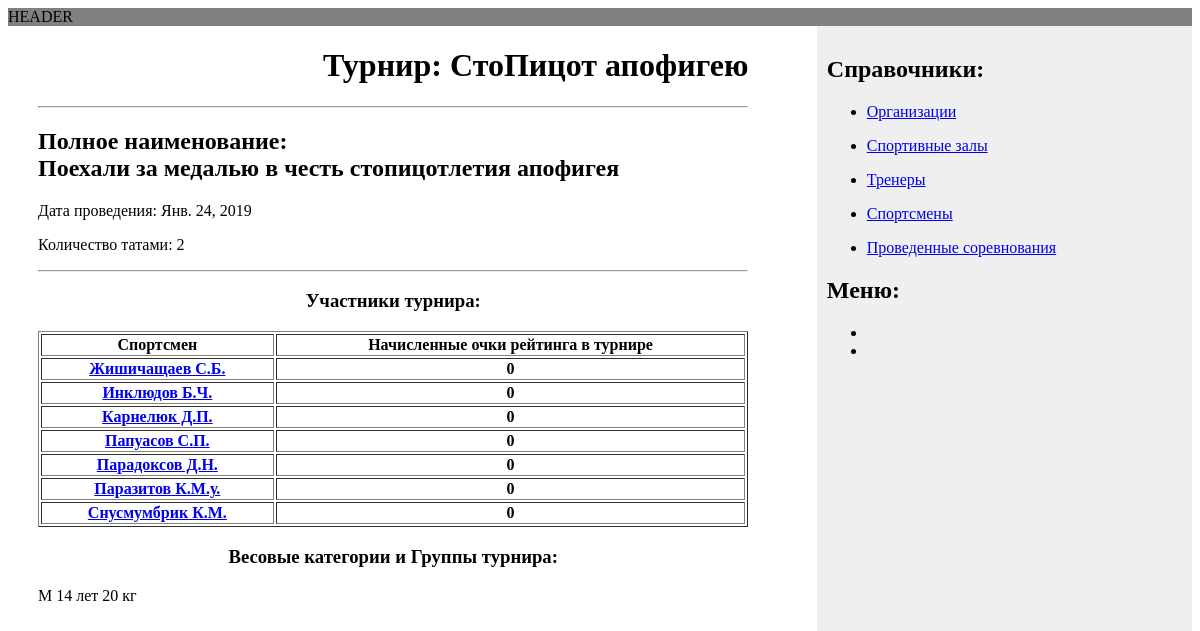
The page /tournament/competition/tournament/poehali-za-medalyu-v-chest-stopicotletiya-apofigeya-24012019/ on the database its author committed.
### tournament/models.py (models this page shows, shortened)
class Tournament(models.Model):
    STATUS_CHOICES = (
        ('completed', 'Завершенный'),
        ('during', 'В процессе')
    )
    name = models.CharField(verbose_name='Наименование соревнования', max_length=250)
    short_name = models.CharField(verbose_name='Сокращенное название', max_length=100)
    number_of_tatami = models.IntegerField(verbose_name='Количество татами', default=1)
    date = models.DateField(verbose_name='Дата проведения') #, auto_now_add=True)
    slug = models.SlugField(verbose_name='Алиас', max_length=250)
    status = models.CharField(verbose_name='Статус турнира',
                              max_length=9,
                              choices=STATUS_CHOICES,
                              default='during')
    objects = models.Manager()
    completed = TournamentManager()
    class Meta:
        verbose_name = 'Турнир'
        verbose_name_plural = 'Турниры'
        ordering = ('-date', )

class Competitor(models.Model):
    tournament = models.ForeignKey(Tournament,
                                   verbose_name='Турнир',
                                   related_name='competitors',
                                   on_delete=models.PROTECT)
    judoka = models.ForeignKey(Judoka,
                               verbose_name='Спортсмен',
                               related_name='tournaments',
                               on_delete=models.PROTECT)
    weight_class = models.ForeignKey(WeightClass,
                                     verbose_name='Весовая категория',
                                     on_delete=models.PROTECT)
    rating_points = models.IntegerField(default=0)
    slug = models.SlugField(verbose_name='Алиас', max_length=250)
    objects = models.Manager()
    class Meta:
        verbose_name = 'Участник турнира'
        verbose_name_plural = 'Участники турнира'
        unique_together = ('tournament', 'judoka')
        ordering = ('tournament', 'judoka')
    def __str__(self):
        return self.judoka.short_name

class Judoka(models.Model):
    STATUS_CHOICES = (
        ('active', 'Тренеруется'),
        ('not_active', 'Не тренеруется'),
    )
    PAY_STATUS = (
        ('payed', 'Оплачено'),
        ('not_payed', 'Не оплачено')
    )
    GENDER_CHOICES = (
        ('male', 'Муж'),
        ('female', 'Жен'),
    )
    last_name = models.CharField(verbose_name='Фамилия', max_length=25)
    first_name = models.CharField(verbose_name='Имя', max_length=25)
    middle_name = models.CharField(verbose_name='Отчество', max_length=25)
    short_name = models.CharField(verbose_name='Фамилия и инициалы', max_length=25)
    birthday = models.DateField(verbose_name='Дата рождения')
    gender = models.CharField(verbose_name='Пол',
                              max_length=6,
                              choices=GENDER_CHOICES,
                              default='male')
    rating = models.IntegerField(verbose_name='Рейтинг', default=0)
    rating_points = models.IntegerField(verbose_name='Очки рейтинга', default=0)
    slug = models.SlugField(verbose_name='Алиас', max_length=250)
    coach = models.ForeignKey(Coach,
                              verbose_name='Тренер',
                              on_delete=models.PROTECT,
                              related_name='judokas')
    status = models.CharField(verbose_name='Действующий спортсмен',
                              max_length=10,
                              choices=STATUS_CHOICES,
                              default='active')
    pay = models.CharField(verbose_name='Орг. взнос',
                           max_length=9,
                           choices=PAY_STATUS,
                           default='not_payed')
    objects = models.Manager()
    active = ActiveJudokaManager()
    class Meta:
        verbose_name = 'Спортсмен'
        verbose_name_plural = 'Спортсмены'
        ordering = ('last_name', 'first_name', 'middle_name',)
    def get_absolute_url(self):
        return reverse('tournament:judoka_detail',
                       args=[self.slug])

class TournamentTable(models.Model):
    COMPETITION_SYSTEM = (
        ('olympic', 'Олимпийская'),
        ('round', 'Круговая'),
        ('mixed', 'Смешанная'),
    )
    tournament = models.ForeignKey(Tournament,
                                   verbose_name='Турнир',
                                   related_name='tournament_tables',
                                   on_delete=models.PROTECT)
    weight_class = models.ForeignKey(WeightClass,
                                     verbose_name='Весовая категория',
                                     on_delete=models.PROTECT)
    competition_system = models.CharField(verbose_name='Система соревнований',
                                          max_length=7,
                                          choices=COMPETITION_SYSTEM,
                                          default='olympic')
    slug = models.SlugField(verbose_name='Алиас', max_length=250)
    objects = models.Manager()
    class Meta:
        verbose_name = 'Турнирная таблица'
        verbose_name_plural = 'Турнирные таблицы'
        unique_together = ('tournament', 'weight_class')
        ordering = ('tournament', 'weight_class')

class WeightClass(models.Model):
    name = models.CharField(verbose_name='Наименование весовой категории', max_length=200)
    objects = models.Manager()
    class Meta:
        verbose_name = 'Весовая котегория'
        verbose_name_plural = 'Весовые котегории'
        ordering = ('name', )
    def __str__(self):
        return self.name

### tournament/views.py (the view)
# urls.py: path('competition/tournament/<slug:tournament>/', views.tournament_detail,
def tournament_detail(request, tournament):
    tournament = get_object_or_404(Tournament, slug=tournament, status='completed')
    competitors = Competitor.objects.filter(tournament=tournament).order_by('judoka')
    tournament_groups = TournamentTable.objects.filter(tournament=tournament).order_by('weight_class')
    return render(request, 'competition/tournament/detail.html', {
                        'tournament': tournament,
                        'competitors': competitors,
                        'tournament_groups': tournament_groups
                    })

### tournament/templates/competition/tournament/detail.html (shortened to what this page needs)
{% extends 'tournament/base.html' %}
{% block content %}
    <h1 align="right">Турнир: {{ tournament.short_name }}</h1>
        <hr>
        <h2>
            Полное наименование:<br>{{ tournament.name }}
        </h2>
        <p>Дата проведения: {{ tournament.date }}</p>
        <p>Количество татами: {{ tournament.number_of_tatami }}</p>
        <hr>
        <h3 align="center">Участники турнира:</h3>
        {% if competitors %}
        <table border=1 width="100%">
            <tr>
                <th>Спортсмен</th>
                <th>Начисленные очки рейтинга в турнире</th>
            </tr>
            {% for competitor in competitors %}
            <tr>
                <th><a href="{% if request.is_secure %}https://{% else %}http://{% endif %}{{ request.get_host }}{{ competitor.judoka.get_absolute_url }}">{{ competitor }}</a></th>
                <th>{{ competitor.rating_points }}</th>
            </tr>
            {% endfor %}
        </table>
        {% else %}
        Участников нет.
        {% endif %}
        <h3 align="center">Весовые категории и Группы турнира:</h3>
        {% if tournament_groups %}
            {% for tournament_group in tournament_groups %}
                {{ tournament_group.weight_class }} <br>
            {% endfor %}
        {% else %}
        ВК нет.
        {% endif %}
{% endblock %}

### tournament/static/css/mystyle.css (style rules this page uses)
html { height: 100%; width: 100%; }
body { display: flex; flex-direction: column; height: 100%; }

### rows shown on the page
Tournament: short_name "СтоПицот апофигею", name "Поехали за медалью в честь стопицотлетия апофигея", date "Янв. 24, 2019", number_of_tatami "2"
Competitor: judoka.short_name "Жишичащаев С.Б.", rating_points "0"
Competitor: judoka.short_name "Инклюдов Б.Ч.", rating_points "0"
Competitor: judoka.short_name "Карнелюк Д.П.", rating_points "0"
Competitor: judoka.short_name "Папуасов С.П.", rating_points "0"
Competitor: judoka.short_name "Парадоксов Д.Н.", rating_points "0"
Competitor: judoka.short_name "Паразитов К.М.у.", rating_points "0"
Competitor: judoka.short_name "Снусмумбрик К.М.", rating_points "0"
TournamentTable: weight_class "М 14 лет 20 кг"
